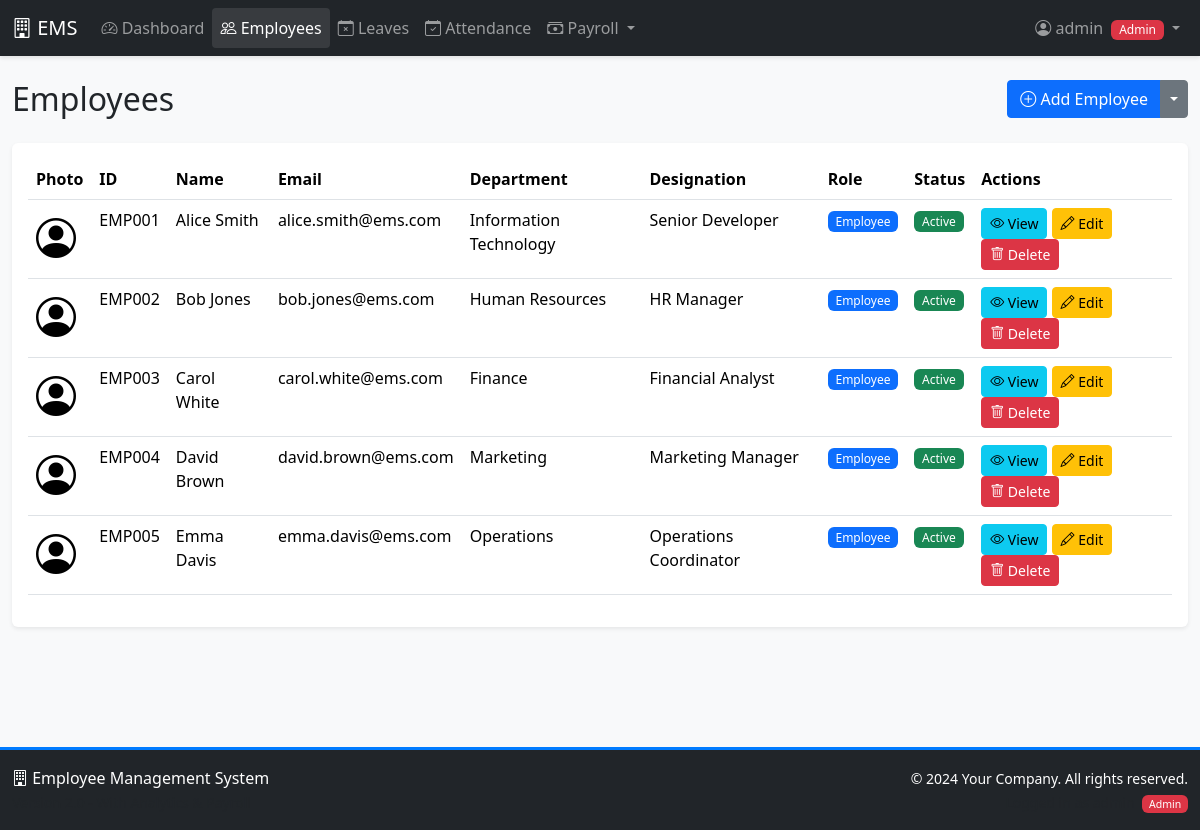
Screenshot of /employees/ (signed in) with the database file from the repository.
### accounts/models.py (models this page shows, shortened)
class UserProfile(models.Model):
    ROLE_CHOICES = [
        ('admin', 'Admin'),
        ('manager', 'Manager'),
        ('employee', 'Employee'),
    ]
    user = models.OneToOneField(User, on_delete=models.CASCADE, related_name='profile')
    role = models.CharField(max_length=20, choices=ROLE_CHOICES, default='employee')
    phone = models.CharField(max_length=15, blank=True)
    address = models.TextField(blank=True)

### employees/models.py (models this page shows, shortened)
class Employee(models.Model):
    DEPARTMENT_CHOICES = [
        ('IT', 'Information Technology'),
        ('HR', 'Human Resources'),
        ('FIN', 'Finance'),
        ('MKT', 'Marketing'),
        ('OPS', 'Operations'),
    ]
    user = models.OneToOneField(User, on_delete=models.CASCADE, related_name='employee')
    employee_id = models.CharField(max_length=10, unique=True)
    department = models.CharField(max_length=50, choices=DEPARTMENT_CHOICES)
    designation = models.CharField(max_length=100)
    date_of_birth = models.DateField()
    date_of_joining = models.DateField()
    salary = models.DecimalField(max_digits=10, decimal_places=2)
    phone = models.CharField(max_length=15)
    address = models.TextField()
    photo = models.ImageField(upload_to='employee_photos/', blank=True, null=True)
    is_active = models.BooleanField(default=True)
    created_at = models.DateTimeField(auto_now_add=True)
    updated_at = models.DateTimeField(auto_now=True)
    basic_salary = models.DecimalField(max_digits=10, decimal_places=2, default=0)
    hra = models.DecimalField(max_digits=10, decimal_places=2, default=0, help_text="House Rent Allowance")
    transport_allowance = models.DecimalField(max_digits=10, decimal_places=2, default=0)
    medical_allowance = models.DecimalField(max_digits=10, decimal_places=2, default=0)

### employees/views.py (the view)
# urls.py: path('', views.employee_list, name='employee_list'),
@login_required
@role_required(['admin', 'manager'])
def employee_list(request):
    employees = Employee.objects.select_related('user').all()
    return render(request, 'employees/employee_list.html', {'employees': employees})

### templates/employees/employee_list.html (shortened to what this page needs)
{% extends 'base.html' %}
{% block content %}
<div class="row mb-3">
    <div class="col-md-6">
        <h2>Employees</h2>
    </div>
    <div class="col-md-6 text-end">
        <div class="btn-group">
            {% if user.profile.role == 'admin' %}
            <a href="{% url 'employees:employee_create' %}" class="btn btn-primary">
                <i class="bi bi-plus-circle"></i> Add Employee
            </a>
            {% endif %}
            <button type="button" class="btn btn-secondary dropdown-toggle dropdown-toggle-split" data-bs-toggle="dropdown">
            </button>
        </div>
    </div>
</div>
<div class="card">
    <div class="card-body">
        <div class="table-responsive">
            <table class="table table-hover">
                <thead>
                    <tr>
                        <th>Photo</th>
                        <th>ID</th>
                        <th>Name</th>
                        <th>Email</th>
                        <th>Department</th>
                        <th>Designation</th>
                        <th>Role</th>
                        <th>Status</th>
                        <th>Actions</th>
                    </tr>
                </thead>
                <tbody>
                    {% for employee in employees %}
                    <tr>
                        <td>
                            {% if employee.photo %}
                            <img src="{{ employee.photo.url }}" class="rounded-circle" width="40" height="40">
                            {% else %}
                            <i class="bi bi-person-circle" style="font-size: 40px;"></i>
                            {% endif %}
                        </td>
                        <td>{{ employee.employee_id }}</td>
                        <td>{{ employee.user.get_full_name }}</td>
                        <td>{{ employee.user.email }}</td>
                        <td>{{ employee.get_department_display }}</td>
                        <td>{{ employee.designation }}</td>
                        <td>
                            <span class="badge bg-{% if employee.user.profile.role == 'admin' %}danger{% elif employee.user.profile.role == 'manager' %}warning{% else %}primary{% endif %}">
                                {{ employee.user.profile.get_role_display }}
                            </span>
                        </td>
                        <td>
                            <span class="badge bg-{% if employee.is_active %}success{% else %}danger{% endif %}">
                                {% if employee.is_active %}Active{% else %}Inactive{% endif %}
                            </span>
                        </td>
                        <td>
                            <a href="{% url 'employees:employee_detail' employee.pk %}" class="btn btn-sm btn-info">
                                <i class="bi bi-eye"></i> View
                            </a>
                            {% if user.profile.role == 'admin' %}
                            <a href="{% url 'employees:employee_update' employee.pk %}" class="btn btn-sm btn-warning">
                                <i class="bi bi-pencil"></i> Edit
                            </a>
                            <a href="{% url 'employees:employee_delete' employee.pk %}" class="btn btn-sm btn-danger">
                                <i class="bi bi-trash"></i> Delete
                            </a>
                            {% elif user.profile.role == 'manager' and employee.user.profile.role == 'employee' %}
                            <a href="{% url 'employees:employee_delete' employee.pk %}" class="btn btn-sm btn-danger">
                                <i class="bi bi-trash"></i> Delete
                            </a>
                            {% endif %}
                        </td>
                    </tr>
                    {% empty %}
                    <tr>
                        <td colspan="9" class="text-center">No employees found</td>
                    </tr>
                    {% endfor %}
                </tbody>
            </table>
        </div>
    </div>
</div>
{% endblock %}

### templates/base.html (shortened to what this page needs)
<!DOCTYPE html>
<html lang="en">
<head>
    <link href="https://cdn.jsdelivr.net/npm/bootstrap@5.3.2/dist/css/bootstrap.min.css" rel="stylesheet">
    <link rel="stylesheet" href="https://cdn.jsdelivr.net/npm/bootstrap-icons@1.11.1/font/bootstrap-icons.css">
    {% load static %}
    <link rel="stylesheet" href="{% static 'css/custom.css' %}">
</head>
<body>
    <nav class="navbar navbar-expand-lg navbar-dark bg-dark">
        <div class="container-fluid">
            <a class="navbar-brand" href="{% url 'dashboard' %}">
                <i class="bi bi-building"></i> EMS
            </a>
            <div class="collapse navbar-collapse" id="navbarNav">
                <ul class="navbar-nav me-auto">
                    {% if user.is_authenticated %}
                        <li class="nav-item">
                            <a class="nav-link {% if request.resolver_match.url_name == 'dashboard' %}active{% endif %}"
                               href="{% url 'dashboard' %}">
                                <i class="bi bi-speedometer2"></i> Dashboard
                            </a>
                        </li>
                        {% if user.profile.role in 'admin,manager' %}
                        <li class="nav-item">
                            <a class="nav-link {% if '/employees/' in request.path and '/payroll' not in request.path %}active{% endif %}"
                               href="{% url 'employees:employee_list' %}">
                                <i class="bi bi-people"></i> Employees
                            </a>
                        </li>
                        {% endif %}
                        <li class="nav-item">
                            <a class="nav-link {% if '/leaves' in request.path %}active{% endif %}"
                               href="{% url 'employees:leave_list' %}">
                                <i class="bi bi-calendar-x"></i> Leaves
                            </a>
                        </li>
                        <li class="nav-item">
                            <a class="nav-link {% if '/attendance' in request.path %}active{% endif %}"
                               href="{% url 'employees:attendance_list' %}">
                                <i class="bi bi-calendar-check"></i> Attendance
                            </a>
                        </li>
                        {% if user.profile.role == 'admin' %}
                        <li class="nav-item dropdown">
                            <a class="nav-link dropdown-toggle {% if '/payroll' in request.path or '/salary-component' in request.path %}active{% endif %}"
                               href="#" id="payrollDropdown" role="button" data-bs-toggle="dropdown">
                                <i class="bi bi-cash-stack"></i> Payroll
                            </a>
                        </li>
                        {% endif %}
                    {% endif %}
                </ul>
                <ul class="navbar-nav">
                    {% if user.is_authenticated %}
                        <li class="nav-item dropdown">
                            <a class="nav-link dropdown-toggle" href="#" id="userDropdown" role="button" data-bs-toggle="dropdown">
                                <i class="bi bi-person-circle"></i> {{ user.username }}
                                <span class="badge bg-{% if user.profile.role == 'admin' %}danger{% elif user.profile.role == 'manager' %}warning{% else %}primary{% endif %} ms-1">
                                    {{ user.profile.get_role_display }}
                                </span>
                            </a>
                        </li>
                    {% else %}
                        <li class="nav-item">
                            <a class="nav-link" href="{% url 'accounts:login' %}">
                                <i class="bi bi-box-arrow-in-right"></i> Login
                            </a>
                        </li>
                    {% endif %}
                </ul>
            </div>
        </div>
    </nav>
    <div class="container-fluid mt-4 mb-5">
        {% block content %}{% endblock %}
    </div>
    <footer class="bg-dark text-white py-3 mt-5">
        <div class="container-fluid">
            <div class="row">
                <div class="col-md-6 text-center text-md-start">
                    <p class="mb-0">
                        <i class="bi bi-building"></i> Employee Management System
                    </p>
                    <small class="text-muted">Version 2.0 - With Analytics & Payroll</small>
                </div>
                <div class="col-md-6 text-center text-md-end">
                    <p class="mb-0">
                        <small>&copy; 2024 Your Company. All rights reserved.</small>
                    </p>
                    {% if user.is_authenticated %}
                    <small class="text-muted">
                        <span class="badge bg-{% if user.profile.role == 'admin' %}danger{% elif user.profile.role == 'manager' %}warning{% else %}primary{% endif %} ms-1">
                            {{ user.profile.get_role_display }}
                        </span>
                    </small>
                    {% endif %}
                </div>
            </div>
        </div>
    </footer>
    {% load static %}
</body>
</html>

### static/css/custom.css (style rules this page uses)
body { font-family: 'Segoe UI', Tahoma, Geneva, Verdana, sans-serif; background-color: #f8f9fa; min-height: 100vh; display: flex; flex-direction: column; }
.container-fluid { flex: 1; }
.card { box-shadow: 0 0.125rem 0.25rem rgba(0, 0, 0, 0.075); border: none; margin-bottom: 1.5rem; transition: transform 0.2s, box-shadow 0.2s; }
.navbar { box-shadow: 0 2px 4px rgba(0,0,0,.1); }
.nav-link.active { background-color: rgba(255,255,255,0.1); border-radius: 0.25rem; }
.table { background-color: white; }
.btn { border-radius: 0.25rem; transition: all 0.2s; }
.badge { padding: 0.35em 0.65em; font-weight: 500; }
footer { margin-top: auto; border-top: 3px solid #007bff; }

### rows the page displays
Employee: employee_id "EMP001", user.get_full_name "Alice Smith", user.email "alice.smith@ems.com", department "Information Technology", designation "Senior Developer", user.profile.role "Employee", is_active "Active"
Employee: employee_id "EMP002", user.get_full_name "Bob Jones", user.email "bob.jones@ems.com", department "Human Resources", designation "HR Manager", user.profile.role "Employee", is_active "Active"
Employee: employee_id "EMP003", user.get_full_name "Carol White", user.email "carol.white@ems.com", department "Finance", designation "Financial Analyst", user.profile.role "Employee", is_active "Active"
Employee: employee_id "EMP004", user.get_full_name "David Brown", user.email "david.brown@ems.com", department "Marketing", designation "Marketing Manager", user.profile.role "Employee", is_active "Active"
Employee: employee_id "EMP005", user.get_full_name "Emma Davis", user.email "emma.davis@ems.com", department "Operations", designation "Operations Coordinator", user.profile.role "Employee", is_active "Active"

### other values shown
{{ user.username }} "admin"
{{ user.profile.get_role_display }} "Admin"
